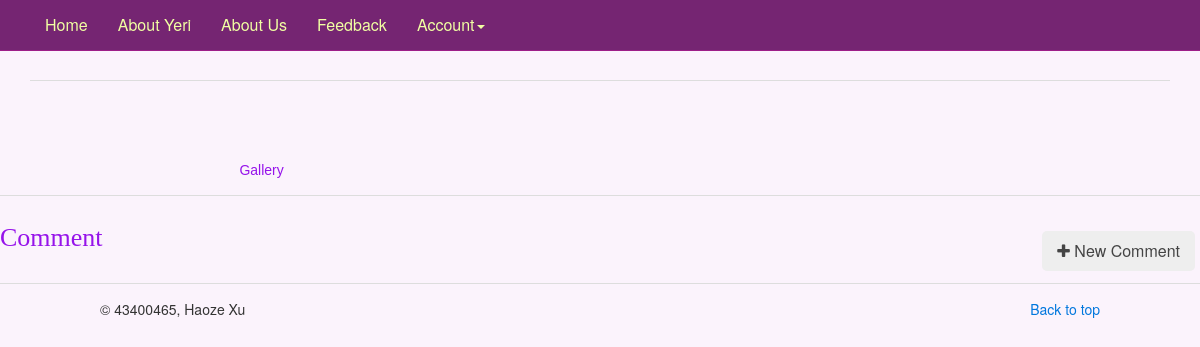
Page /160521001.php on the earlier database version.
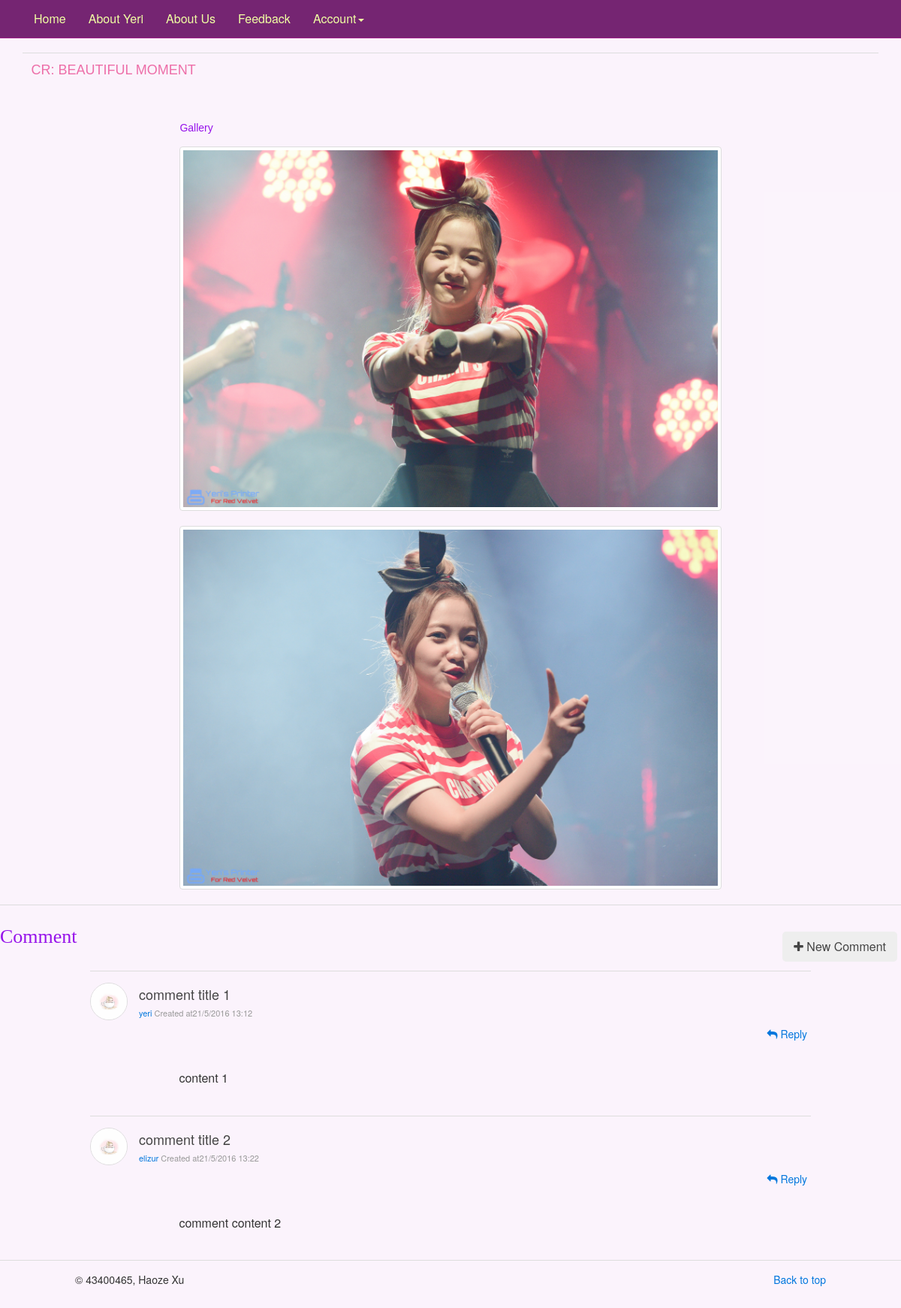
Same page on the later database version.
### tables this page shows
CREATE TABLE IF NOT EXISTS `posts` (
  `post_id` int(20) NOT NULL,
  `url` varchar(200) NOT NULL,
  `Title` varchar(100) NOT NULL,
  `content` varchar(20000) NOT NULL,
  PRIMARY KEY (`post_id`)
);

CREATE TABLE IF NOT EXISTS `media` (
  `post_id` int(20) NOT NULL,
  `media_id` int(20) NOT NULL,
  `type` varchar(10) NOT NULL,
  `url` varchar(200) NOT NULL,
  PRIMARY KEY (`post_id`,`media_id`),
  KEY `post_id` (`post_id`)
);

CREATE TABLE IF NOT EXISTS `comments` (
  `comment_id` int(20) NOT NULL,
  `comment_title` varchar(50) NOT NULL,
  `comment` varchar(1000) NOT NULL,
  `comment_time` varchar(20) NOT NULL,
  `username` varchar(20) NOT NULL,
  `post_id` int(20) NOT NULL,
  PRIMARY KEY (`comment_id`,`post_id`),
  KEY `username` (`username`),
  KEY `post_id` (`post_id`)
);

### 160521001.php (the view, shortened to what this page needs)
<?php
  $servername = "localhost";
  $username = "yeri";
  $password = "yeri";
  $dbname = "allforyeri";
  $post_id = (int)substr($_SERVER['PHP_SELF'], 1);
  $conn = new mysqli($servername, $username, $password, $dbname);
  $post_sql = "SELECT * FROM posts";
  $postResult = $conn->query($post_sql);
  $comment_sql = "SELECT * FROM comments";
  $commentResult = $conn->query($comment_sql);
  $media_sql = "SELECT * FROM media";
  $mediaResult = $conn->query($media_sql);
  $postArr=array();
  $commentArr=array();
  $mediaArr=array();
  while($postRow = $postResult->fetch_assoc()) {
    array_push($postArr, $postRow);
  }
  while($commentRow = $commentResult->fetch_assoc()) {
    array_push($commentArr, $commentRow);
  }
  while($mediaRow = $mediaResult->fetch_assoc()) {
    array_push($mediaArr, $mediaRow);
  }
?>
<!DOCTYPE html>
<html lang="en">
<head>
    <link href="css/bootstrap.min.css" rel="stylesheet">
    <link href="css/main.css" rel="stylesheet">
    <link href="css/Content.css" rel="stylesheet">
    <link href="css/lightbox.css" rel="stylesheet">
    <link href="css/comment.css" rel="stylesheet">
    <link href="css/uikit.min.css" rel="stylesheet">
</head>
<body>
  <nav class="navbar navbar-default navbar-fixed-top">
    <div class="container">
      <div id="navbar" class="navbar-collapse collapse nav_bar">
        <ul class="nav navbar-nav">
          <li><a href="index.php">Home</a></li>
          <li><a href="About_Yeri.php">About Yeri</a></li>
          <li><a href="About_Us.php">About Us</a></li>
          <li><a href="Feedback.php">Feedback</a></li>
          <li class="dropdown">
            <a href="http://v3.bootcss.com/examples/navbar-fixed-top/#" class="dropdown-toggle" data-toggle="dropdown" role="button" aria-haspopup="true" aria-expanded="false">Account<span class="caret"></span></a>
          </li>
        </ul>
      </div>
    </div>
  </nav>
  <div class="container main_content">
    <div class="row">
      <div class="col-md-12 content">
        <?php
          for ($i=0; $i<count($postArr); $i++) {
            if ($postArr[$i]['post_id'] == $post_id) {
              echo "<h2>". $postArr[$i]['title'] ."</h2>\n";
            }
          }
          echo "<hr>\n";
          for ($i=0; $i<count($postArr); $i++) {
            if ($postArr[$i]['post_id'] == $post_id) {
              echo "<p>". $postArr[$i]['content'] ."</p>\n";
            }
          } ?>
      </div>
    </div>
  </div>
  <div class="content_pic">
      <article class="post tag-ad">
        <h5>Gallery</h5>
        <div class="post-featured-image">
          <?php
            for ($i=0; $i<count($mediaArr); $i++) {
              if ($mediaArr[$i]['post_id'] == $post_id) {
                echo "<a class=\"thumbnail loaded\" data-lightbox=\"famcam\" href=" . $mediaArr[$i]['url'] . "><img src=" . $mediaArr[$i]['url'] . " class=\"main_imgs\" alt=\"Content\"></a>";
              }
            } ?>
        </div>
      </article>
  </div>
  <hr>
  <ul class="uk-comment-list">
    <div id="comment_title">
      <div class="comment_handling">
        <a class="uk-button uk-button-large" href="#"><i class="uk-icon-plus"></i>   New Comment</a>
      </div>
      <h3>Comment</h3>
    </div>
    <?php
      for ($i=0; $i<count($commentArr); $i++) {
        if ($commentArr[$i]['post_id'] == $post_id) { ?>
      <li>
        <article class="uk-comment comment">
          <hr>
          <header class="uk-comment-header">
              <?php echo "<img class=\"uk-comment-avatar\" src=\"images/avatar1.jpg\" alt=\"avatar4\">\n"; ?>
              <?php echo "<h4 class=\"uk-comment-title\">" . $commentArr[$i]['comment_title'] . "</h4>\n"; ?>
              <div class="uk-comment-meta">
                <?php echo "<a>". $commentArr[$i]['username'] . "</a>\n"; ?>
                <?php echo "Created at" . $commentArr[$i]['comment_time']; ?>
              </div>
              <div class="comment_handling">
                <?php
                  echo "<a href=\"#\"><i class=\"uk-icon-reply\"></i>   Reply</a>";
                ?>
              </div>
          </header>
          <div class="uk-comment-body">
            <?php echo "<o>". $commentArr[$i]['comment'] . "</o>\n"; ?>
          </div>
        </article>
      </li>
    <?php }
     } ?>
  </ul>
  <hr>
  <footer>
    <p class="pull-right"><a href="#">Back to top</a></p>
    <p>© 43400465, Haoze Xu</p>
    <div class="blank"></div>
  </footer>
</body>

### css/main.css (style rules this page uses)
body { background: rgba(249,237,251,0.63); height: auto; }
[class*="col-"] { height: 110px; padding-top: 15px; }
.navbar-default { background-color: #752572; border-color: #9d1e88; }
.navbar-default .navbar-nav > li > a { font-size: 16px; font-family: HelveticaNeue; }
.navbar-default .navbar-nav > li > a { color: #f1ffa3; }
.nav_bar { float: left; }
.navbar-default .navbar-collapse, .navbar-default .navbar-form { border-color: #ecf0f1; }
.main_content { margin-top: 50px; }
h2 { text-align: center; font-family: HelveticaNeue; padding-bottom: 10px; margin-top: -15px; }
footer { padding-left: 100px; padding-right: 100px; }
.blank { height: 65px; }

### css/Content.css (style rules this page uses)
.content h2 { font-family: Avenir-Book; font-size: 28px; color: #9613ea; text-align: left; padding-left: 1%; margin-bottom: -20px; }
.content p { padding-left: 1%; margin-top: -5px; font-family: Helvetica; font-size: 18px; color: #ed6ea8; }
.content_pic { margin: 0 auto; width: 60.1%; }
.main_imgs { width:100%; }
.content_pic h5 { font-family: Helvetica; color: #9613ea; }

### css/lightbox.css (style rules this page uses)
body:after { content: url(../images/close.png) url(../images/loading.gif) url(../images/prev.png) url(../images/next.png); display: none; }

### css/comment.css (style rules this page uses)
.uk-comment-list { list-style-type: none; }
.comment { margin-left: 10%; margin-right: 10%; }
.uk-comment-avatar { width: 50px; height: 50px; border: 1px solid #dddddd; border-radius: 50%; margin-right: 15px; float: left; }
.uk-comment-title { display: inline; }
.uk-comment-header h4 { font-size: 18px; line-height: 30px; }
.uk-comment-meta { font-size: 12px; margin: 2px 0 0 0; font-size: 11px; line-height: 16px; color: #999; }
.uk-comment-body { padding-left: 50px; font-size: 16px; font-family: HelveticaNeue; word-wrap: break-word; white-space: pre-wrap; }
.uk-comment-body { margin-left: 15px; }
.comment_handling { float: right; padding-right: 5px; padding-left: 5px; padding-top: 10px; }
.uk-button { border: 1px solid #d43ac8; border-radius: 5px; }
#comment_title { padding-bottom: 3px; }
#comment_title h3 { font-family: Avenir-Book; font-size: 26px; color: #9613EA; padding-top: 5px; }

Differences in the rows shown:
added posts: content "CR: BEAUTIFUL MOMENT"
added media: url (picture)
added media: url (picture)
added comments: comment_title "comment title 1", username "yeri", comment_time "21/5/2016 13:12", comment "content 1"
added comments: comment_title "comment title 2", username "elizur", comment_time "21/5/2016 13:22", comment "comment content 2"
